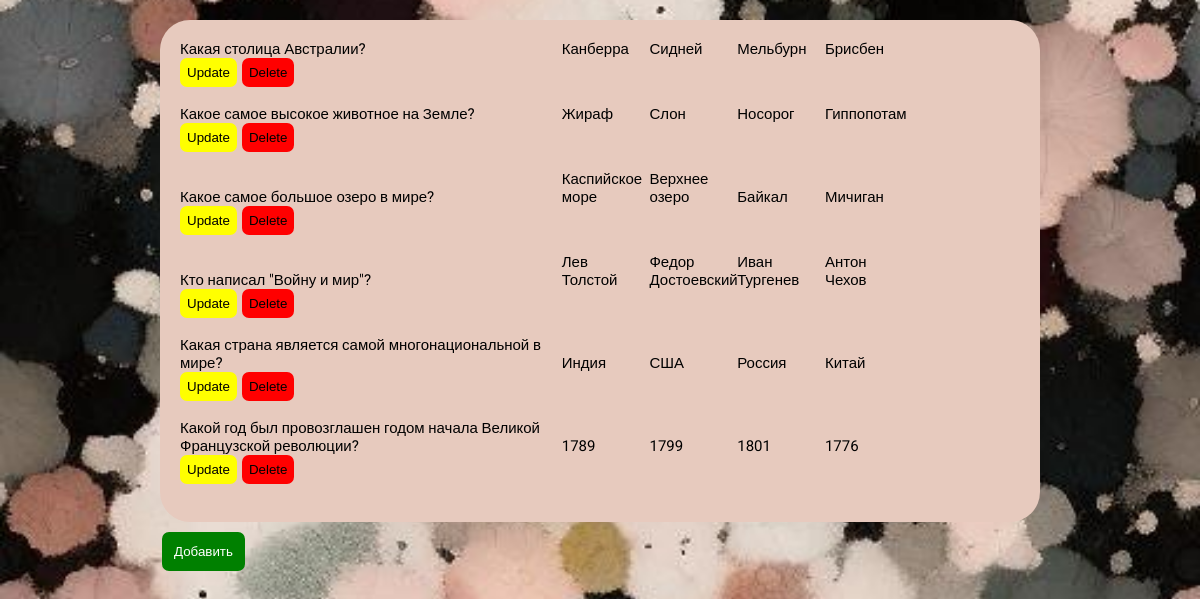
The app's page /admin/ with its own data.
### models.py (models this page shows, shortened)
class Question(db.Model):
    id = db.Column(db.Integer, primary_key=True)
    question = db.Column(db.String(1000), nullable=False)
    answer = db.Column(db.String(100), nullable=False)
    wrong1 = db.Column(db.String(100), nullable=False)
    wrong2 = db.Column(db.String(100), nullable=False)
    wrong3 = db.Column(db.String(100), nullable=False)
    quizzes = db.relationship('Quiz', secondary=quiz_question, backref='question')

### main.py (the view, shortened to what this page needs)
@app.route('/admin/', methods=['POST', 'GET'])
def admin():
    if request.method == 'GET':
        list_of_questions = Question.query.all()
        return render_template('admin.html', list_of_questions=list_of_questions)
    else:
        return "404"

### templates/admin.html (shortened to what this page needs)
<!DOCTYPE html>
<html lang="en">
<head>
    <link rel="stylesheet" href="{{ url_for('static', filename='css/admin.css') }}">
    <link rel="stylesheet" href="{{ url_for('static', filename='css/style.css') }}">
</head>
<body>
    <div class="main-container">
        {% for question in list_of_questions %}
        <div class="inside-container">
            <div class="view_part block45">
                {{question.question}}
            </div>
            <div class="view_part block10">
                {{question.answer}}
            </div>
            <div class="view_part block10">
                {{question.wrong1}}
            </div>
            <div class="view_part block10">
                {{question.wrong2}}
            </div>
            <div class="view_part block10">
                {{question.wrong3}}
            </div>
            <div class="view_part">
                <div class="view_part block45">
                    <button class="yellow" type="submit"><a href="/admin/update/{{question.id}}" class="no_decoration a-yellow">Update</a></button>
                </div>
                <div class="view_part">
                    <button type="submit" class="red"><a href="/admin/delete/{{question.id}}" class="a-red">Delete</a></button>
                </div>
            </div>
        </div>
        <br>
    {% endfor %}
    </div>
    <button class="green"><a href="#openModal1" class="no_decoration">Добавить</a></button>
</body>
</html>

### static/css/admin.css (style rules this page uses)
.main-container { background-color: #E7CABE; margin-top: 20px; margin-left: auto; margin-right: auto; width: 70%; padding: 20px; border-radius: 30px; }
.block45 { width: 45%; }
.block10 { width: 10%; }
.view_part { display: inline-block }
.red { background-color: red; color: white; border: 2px solid red; padding: 5px; margin-left: 5px; border-radius: 7px; }
.a-red { color: black; }
.yellow { background-color: yellow; border: 2px solid yellow; padding: 5px; border-radius: 7px; }
.a-yellow { color: black; }
.green { background-color: green; color: white; border: 2px solid green; padding: 10px; margin-top: 10px; margin-left: 13.5%; border-radius: 7px; }
a { text-decoration: none; color: white; }

### static/css/style.css (style rules this page uses)
body { margin: 0; padding: 0; background-image: url('/static/img/background.jpg'); background-size: cover; background-position: center; font-family: 'Roboto', sans-serif; font-size: 15px; }

### records on screen
Question: question "Какая столица Австралии?", answer "Канберра", wrong1 "Сидней", wrong2 "Мельбурн", wrong3 "Брисбен"
Question: question "Какое самое высокое животное на Земле?", answer "Жираф", wrong1 "Слон", wrong2 "Носорог", wrong3 "Гиппопотам"
Question: question "Какое самое большое озеро в мире?", answer "Каспийское море", wrong1 "Верхнее озеро", wrong2 "Байкал", wrong3 "Мичиган"
Question: question "Кто написал \"Войну и мир\"?", answer "Лев Толстой", wrong1 "Федор Достоевский", wrong2 "Иван Тургенев", wrong3 "Антон Чехов"
Question: question "Какая страна является самой многонациональной в мире?", answer "Индия", wrong1 "США", wrong2 "Россия", wrong3 "Китай"
Question: question "Какой год был провозглашен годом начала Великой Французской революции?", answer "1789", wrong1 "1799", wrong2 "1801", wrong3 "1776"
